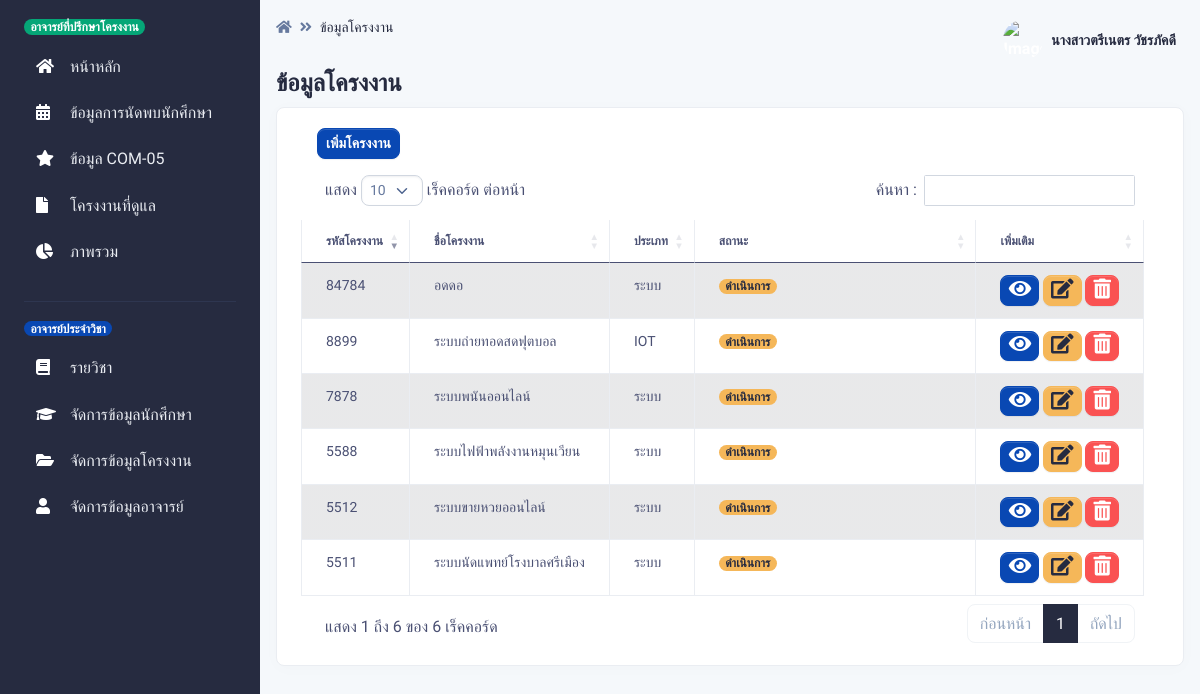
Before: /pages/project_all/index.php (signed in) with the older database file.
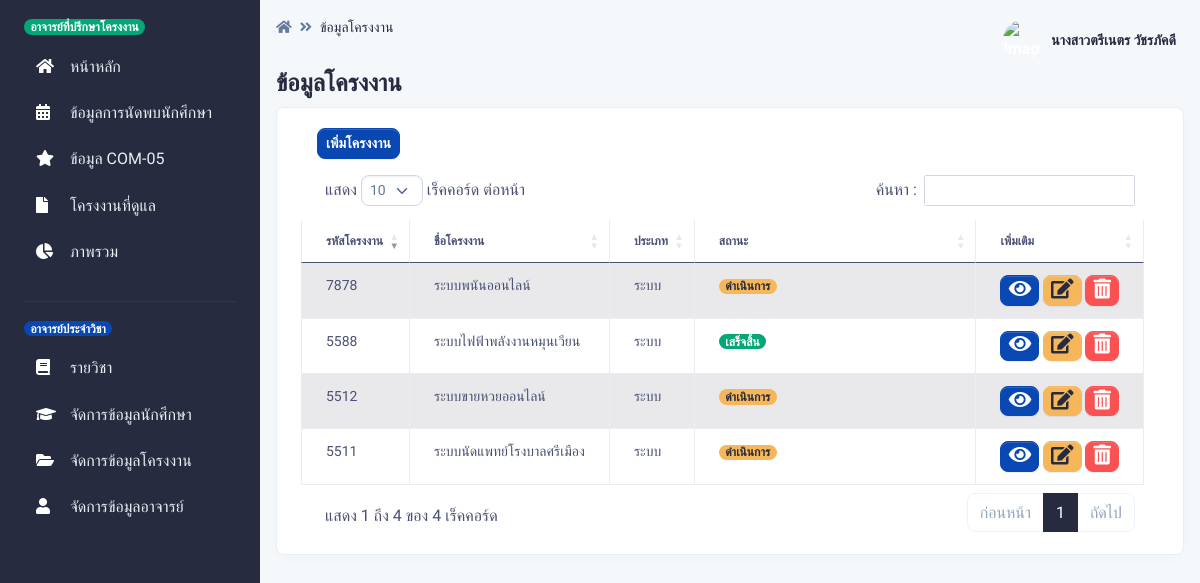
After: the same page with the newer database file.
### tables this page shows
CREATE TABLE `project` (
  `project_id` int(15) NOT NULL,
  `project_name` varchar(255) NOT NULL,
  `project_type` int(2) NOT NULL,
  `project_status` int(2) NOT NULL DEFAULT 1
);

CREATE TABLE `project_type` (
  `project_type_id` int(2) NOT NULL,
  `project_type_name` varchar(255) NOT NULL
);

CREATE TABLE `project_status` (
  `project_status_id` int(2) NOT NULL,
  `project_status_name` varchar(255) NOT NULL,
  `project_status_class` varchar(255) NOT NULL
);

### pages/project_all/index.php (the view, shortened to what this page needs)
<?php
if ($_SESSION["Teacherlevel"]=="2"){?>
<?php include '../../conn.php';
?>
<!DOCTYPE html>
<html lang="en">
<head>
    <link type="text/css" href="../../vendor/@fortawesome/fontawesome-free/css/all.min.css" rel="stylesheet">
    <link type="text/css" href="../../vendor/notyf/notyf.min.css" rel="stylesheet">
    <link type="text/css" href="../../css/volt.css" rel="stylesheet">
    <link rel="stylesheet" type="text/css" href="https://cdn.datatables.net/1.10.23/css/dataTables.bootstrap5.min.css">
</head>
<body>
    <?php include '../menu_te.php';?>
    <main class="content">
        <nav class="navbar navbar-top navbar-expand navbar-dashboard navbar-dark pl-0 pr-2 pb-0">
            <div class="container-fluid px-0">
                <div class="d-flex justify-content-between w-100" id="navbarSupportedContent">
                    <div class="d-flex">
                        <nav aria-label="breadcrumb">
                            <ol class="breadcrumb breadcrumb-dark breadcrumb-transparent">
                            <li class="breadcrumb-item"><a href="../subject"><span class="fas fa-home"></span></a></li>
                                    <li class="breadcrumb-item active" aria-current="page">ข้อมูลโครงงาน</li>
                            </ol>
                        </nav>
                    </div>
                    <?php include '../navbar_te.php';?>
                </div>
            </div>
        </nav>
        <div class="py-0">
            <div class="d-flex justify-content-between w-100 flex-wrap">
                <div class="mb-3 mb-lg-0">
                    <h1 class="h4">ข้อมูลโครงงาน</h1>
                </div>
            </div>
        </div>
        <div class="card border-light shadow-sm mb-4">
            <div class="card-body">
                <div class="container">
                    <div class="row">
                        <div class="col-lg-6 col-md-6">
                        <a class="btn btn-info btn-sm " href="project_add.php"
                                role="button">เพิ่มโครงงาน</a>
                        </div>
                        <div class="col-lg-6 col-md-6">
                        </div>
                    </div>
                </div>
            <div class="table-responsive">
                <table id="example" class="table table-striped table-bordered" width="100%"
                    data-order="[[ 0, &quot;desc&quot; ]]" id="tableId">
                    <col style="width:5%">
                    <col style="width:7%">
                    <col style="width:7%">
                    <col style="width:71%">
                    <col style="width:5%">
                    <col style="width:5%">
                    <thead>
                    <tr>
                            <th>รหัสโครงงาน</th>
                            <th>ชื่อโครงงาน</th>
                            <th>ประเภท</th>
                            <th>สถานะ</th>
                            <th>เพิ่มเติม</th>
                        </tr>
                    </thead>
                    <tbody>
                        <?php
					$sql = "SELECT
                    project.project_id,
                    project.project_name,
                    project_type.project_type_name,
                    project_status.project_status_name,
                    project_status.project_status_class
                    FROM
                    project
                    INNER JOIN project_type ON project.project_type = project_type.project_type_id
                    INNER JOIN project_status ON project.project_status = project_status.project_status_id";
					$result = $con->query($sql);
					if ($result->num_rows > 0) {
						while($row = $result->fetch_assoc()) {
                            echo '<tr>
                                <td>'. $row["project_id"].'</td>
                                <td>'. mb_substr($row["project_name"],0,50,'UTF-8').'</td>
                                <td>'. $row["project_type_name"].'</td>
                                <td><h6><span class="badge bg-'. $row["project_status_class"].'">'. $row["project_status_name"].'</span></h6></td>
                                   <td>
                                        <a type="button" href="project_show.php?act=show&ID=' . $row["project_id"].'"
                                            class="btn btn-info btn-xs"
                                           >
                                            <span class="icon icon-sm">
                                                <span class="fas fa-eye icon-dark"></span>
                                            </span>
                                        </a>
                                        <a type="button" href="project_edit.php?act=show&ID=' . $row["project_id"].'"
                                        class="btn btn-warning btn-xs"
                                       >
                                        <span class="icon icon-sm">
                                            <span class="fas fa-edit icon-dark"></span>
                                        </span>
                                    </a>
                                    <a type="button" href="javascript: delete_project(' . $row["project_id"].')"
                                        class="btn btn-danger btn-xs"
                                       >
                                        <span class="icon icon-sm">
                                            <span class="fas fa-trash-alt icon-dark"></span>
                                        </span>
                                    </a>
                                </td>
                            </tr>';
						}
					}
					?>
                    </tbody>
                </table>
            </div>
        </div>
        </div>
    </main>
</body>
</html>
<?php }else{
Header("Location: ../404/404.php");
    }
    ?>

### pages/menu_te.php (shortened to what this page needs)
<nav id="sidebarMenu" class="sidebar d-md-block bg-primary text-white collapse" data-simplebar>
    <div class="sidebar-inner px-4 pt-3">
        <ul class="nav flex-column">
        <h6><span class="badge bg-success">อาจารย์ที่ปรึกษาโครงงาน</span></h6>
            <li class="nav-item ">
                <a href="../../pages/teacher" class="nav-link">
                    <span class="sidebar-icon"><span class="fas fa-home"></span></span>
                    <span>หน้าหลัก</span>
                </a>
            </li>
            <li class="nav-item ">
                <a href="../../pages/appoint_teacher" class="nav-link">
                    <span class="sidebar-icon"><span class="fas fa-calendar-alt"></span></span>
                    <span>ข้อมูลการนัดพบนักศึกษา</span>
                </a>
            </li>
            <li class="nav-item ">
                <a href="../../pages/com05" class="nav-link">
                    <span class="sidebar-icon"><span class="fas fa-star"></span></span>
                    <span>ข้อมูล COM-05</span>
                </a>
            </li>
            <li class="nav-item ">
                <a href="../../pages/project_teacher" class="nav-link">
                    <span class="sidebar-icon"><span class="fas fa-file"></span></span>
                    <span>โครงงานที่ดูแล</span>
                </a>
            </li>
            <li class="nav-item ">
                <a href="../../pages/teacher_dashboard" class="nav-link">
                    <span class="sidebar-icon"><span class="fas fa-chart-pie"></span></span>
                    <span>ภาพรวม</span>
                </a>
            </li>
            <li role="separator" class="dropdown-divider mt-4 mb-3 border-black"></li>
            <?php
        if($_SESSION["Teacherlevel"]==2){
            echo'<h6><span class="badge bg-info">อาจารย์ประจำวิชา</span></h6>
<li class="nav-item ">
<a href="../../pages/subject" class="nav-link">
    <span class="sidebar-icon"><span class="fas fa-book"></span></span>
    <span>รายวิชา</span>
</a>
</li>
<li class="nav-item ">
<a href="../../pages/student_all" class="nav-link">
    <span class="sidebar-icon"><span class="fas fa-graduation-cap"></span></span>
    <span>จัดการข้อมูลนักศึกษา</span>
</a>
</li>
<li class="nav-item ">
<a href="../../pages/project_all" class="nav-link">
    <span class="sidebar-icon"><span class="fas fa-folder-open"></span></span>
    <span>จัดการข้อมูลโครงงาน</span>
</a>
</li>
<li class="nav-item ">
<a href="../../pages/teacher_all" class="nav-link">
    <span class="sidebar-icon"><span class="fas fa-user"></span></span>
    <span>จัดการข้อมูลอาจารย์</span>
</a>
</li>
';
        }
        ?>
        </ul>
    </div>
</nav>

### pages/navbar_te.php (shortened to what this page needs)
<ul class="navbar-nav align-items-center">
    <li class="nav-item dropdown">
        <a class="nav-link pt-1 px-0" href="#" role="button" data-toggle="dropdown" aria-haspopup="true"
            aria-expanded="false">
            <div class="media d-flex align-items-center">
                <img class="user-avatar md-avatar rounded-circle" alt="Image placeholder"
                    src="<?php echo  $_SESSION["TeacherPhoto"]; ?>">
                <div class="media-body ml-2 text-dark align-items-center d-none d-lg-block">
                    <span class="mb-0 font-small font-weight-bold"><?php echo  $_SESSION["TeacherName"]; ?></span>
                </div>
            </div>
        </a>
    </li>
</ul>

Changed rows visible on the page:
removed project: project_id "8899", project_name "ระบบถ่ายทอดสดฟุตบอล", project_type.project_type_name "IOT", project_status.project_status_name "ดำเนินการ"
removed project: project_id "84784", project_name "อดดอ", project_type.project_type_name "ระบบ", project_status.project_status_name "ดำเนินการ"
changed project "ระบบไฟฟ้าพลังงานหมุนเวียน": project_status 1 → 2 (drawn); project_status.project_status_name "ดำเนินการ" → "เสร็จสิ้น"
Other visible differences:
text written by a page script: "แสดง เร็คคอร์ด ต่อหน้า ค้นหา : แสดง 1 ถึง 6 ของ 6 เร็คคอร์ด ก่อนหน้า 1 ถัดไป" → "แสดง เร็คคอร์ด ต่อหน้า ค้นหา : แสดง 1 ถึง 4 ของ 4 เร็คคอร์ด ก่อนหน้า 1 ถัดไป"
